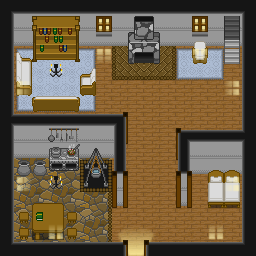

Rendered tile map (Tiled .tmx) drawn with the repository's tilesets; below, a short description and the map source with its tile grids summarised:
An orthogonal 16x16 tile map with 16x16 px tiles, 7 tile layers (ground1, shadow1, walls1, objects1, ...), 2 tilesets and 34 objects (10x sign, 5x animation, 2x warpField, 2x startField, person).

<map version="1.2" tiledversion="1.2.4" orientation="orthogonal" renderorder="right-down" width="16" height="16" tilewidth="16" tileheight="16" infinite="0" nextlayerid="14" nextobjectid="43">
 <properties>
  <property name="musicIndex" type="int" value="2" />
  <property name="musicType" value="town" />
 </properties>
 <tileset firstgid="1" name="limbusdev_world" tilewidth="16" tileheight="16" tilecount="4096" columns="64">
  <image source="../spritesheets/limbusdev_world.png" width="1024" height="1024" />
 </tileset>
 <tileset firstgid="4097" name="limbusdev_world2" tilewidth="16" tileheight="16" tilecount="4096" columns="64">
  <image source="../spritesheets/limbusdev_world2.png" width="1024" height="1024" />
 </tileset>
 <layer id="1" name="ground1" width="16" height="16">
  <data>[256 cells, 240 non-empty, 10 distinct tile ids]</data>
 </layer>
 <layer id="2" name="shadow1" width="16" height="16">
  <data>[256 cells, 44 non-empty, 15 distinct tile ids]</data>
 </layer>
 <layer id="3" name="walls1" width="16" height="16">
  <data>[256 cells, 59 non-empty, 12 distinct tile ids]</data>
 </layer>
 <layer id="4" name="objects1" width="16" height="16">
  <data>[256 cells, 51 non-empty, 40 distinct tile ids]</data>
 </layer>
 <layer id="5" name="lights1" width="16" height="16">
  <data>[256 cells, 14 non-empty, 10 distinct tile ids]</data>
 </layer>
 <layer id="6" name="tops1" width="16" height="16">
  <data>[256 cells, 94 non-empty, 30 distinct tile ids]</data>
 </layer>
 <layer id="7" name="objects2" width="16" height="16">
  <data>[256 cells, 6 non-empty, 5 distinct tile ids]</data>
 </layer>
 <objectgroup id="8" name="colliderWalls1" visible="0">
  <object id="1" x="0" y="0" width="224" height="48" />
  <object id="2" x="224" y="0" width="32" height="16" />
  <object id="3" x="240" y="16" width="16" height="240" />
  <object id="4" x="0" y="48" width="16" height="208" />
  <object id="5" x="16" y="240" width="112" height="16" />
  <object id="6" x="144" y="240" width="96" height="16" />
  <object id="7" x="16" y="144" width="112" height="16" />
  <object id="8" x="112" y="160" width="16" height="48" />
  <object id="9" x="176" y="160" width="16" height="48" />
  <object id="10" x="192" y="160" width="48" height="16" />
  <object id="11" x="208" y="176" width="32" height="16" />
  <object id="12" x="32" y="208" width="32" height="32" />
  <object id="13" x="128" y="48" width="32" height="16" />
  <object id="14" x="32" y="48" width="48" height="16" />
 </objectgroup>
 <objectgroup id="9" name="sensors" visible="0">
  <object id="15" name="warpField" x="128" y="240" width="16" height="16">
   <properties>
    <property name="targetID" value="3" />
    <property name="targetWarpPointID" value="3" />
   </properties>
  </object>
  <object id="16" name="startField" x="128" y="224" width="16" height="16">
   <properties>
    <property name="fieldID" value="1" />
   </properties>
  </object>
  <object id="17" name="warpField" x="224" y="16" width="16" height="16">
   <properties>
    <property name="targetID" type="int" value="5" />
    <property name="targetWarpPointID" type="int" value="1" />
   </properties>
  </object>
  <object id="18" name="startField" x="224" y="32" width="16" height="16">
   <properties>
    <property name="fieldID" type="int" value="2" />
   </properties>
  </object>
 </objectgroup>
 <objectgroup id="10" name="livingEntities">
  <object id="19" name="person" x="112" y="80" width="16" height="16">
   <properties>
    <property name="male" value="true" />
    <property name="moving" value="true" />
    <property name="path" value="E,E,E,E,E,W,W,W,W,W" />
    <property name="spriteIndex" value="1" />
    <property name="startDir" value="S" />
    <property name="text" value="person_4_1" />
   </properties>
  </object>
 </objectgroup>
 <objectgroup id="11" name="objects">
  <object id="20" name="sign" x="128" y="48" width="16" height="16">
   <properties>
    <property name="text" value="sign_4_1_text" />
    <property name="title" value="sign_4_1_title" />
   </properties>
  </object>
  <object id="24" name="sign" x="32" y="48" width="16" height="16">
   <properties>
    <property name="text" value="sign_4_2_text" />
    <property name="title" value="sign_4_2_title" />
   </properties>
  </object>
  <object id="35" name="sign" x="144" y="48" width="16" height="16">
   <properties>
    <property name="text" value="sign_4_1_text" />
    <property name="title" value="sign_4_1_title" />
   </properties>
  </object>
  <object id="36" name="sign" x="144" y="32" width="16" height="16">
   <properties>
    <property name="text" value="sign_4_1_text" />
    <property name="title" value="sign_4_1_title" />
   </properties>
  </object>
  <object id="37" name="sign" x="128" y="32" width="16" height="16">
   <properties>
    <property name="text" value="sign_4_1_text" />
    <property name="title" value="sign_4_1_title" />
   </properties>
  </object>
  <object id="38" name="sign" x="48" y="48" width="16" height="16">
   <properties>
    <property name="text" value="sign_4_2_text" />
    <property name="title" value="sign_4_2_title" />
   </properties>
  </object>
  <object id="39" name="sign" x="64" y="48" width="16" height="16">
   <properties>
    <property name="text" value="sign_4_2_text" />
    <property name="title" value="sign_4_2_title" />
   </properties>
  </object>
  <object id="40" name="sign" x="64" y="32" width="16" height="16">
   <properties>
    <property name="text" value="sign_4_2_text" />
    <property name="title" value="sign_4_2_title" />
   </properties>
  </object>
  <object id="41" name="sign" x="32" y="32" width="16" height="16">
   <properties>
    <property name="text" value="sign_4_2_text" />
    <property name="title" value="sign_4_2_title" />
   </properties>
  </object>
  <object id="42" name="sign" x="48" y="32" width="16" height="16">
   <properties>
    <property name="text" value="sign_4_2_text" />
    <property name="title" value="sign_4_2_title" />
   </properties>
  </object>
 </objectgroup>
 <objectgroup id="12" name="animations" visible="0">
  <object id="30" name="animation" x="208" y="208" width="16" height="16">
   <properties>
    <property name="index" value="15" />
   </properties>
  </object>
  <object id="31" name="animation" x="80" y="176" width="16" height="16">
   <properties>
    <property name="index" value="14" />
   </properties>
  </object>
 </objectgroup>
 <objectgroup id="13" name="animatedObjects" visible="0">
  <object id="32" name="animation" x="128" y="48" width="16" height="16">
   <properties>
    <property name="index" value="13" />
   </properties>
  </object>
  <object id="33" name="animation" x="48" y="64" width="16" height="16">
   <properties>
    <property name="index" value="16" />
   </properties>
  </object>
  <object id="34" name="animation" x="48" y="176" width="16" height="16">
   <properties>
    <property name="index" value="16" />
   </properties>
  </object>
 </objectgroup>
</map>
